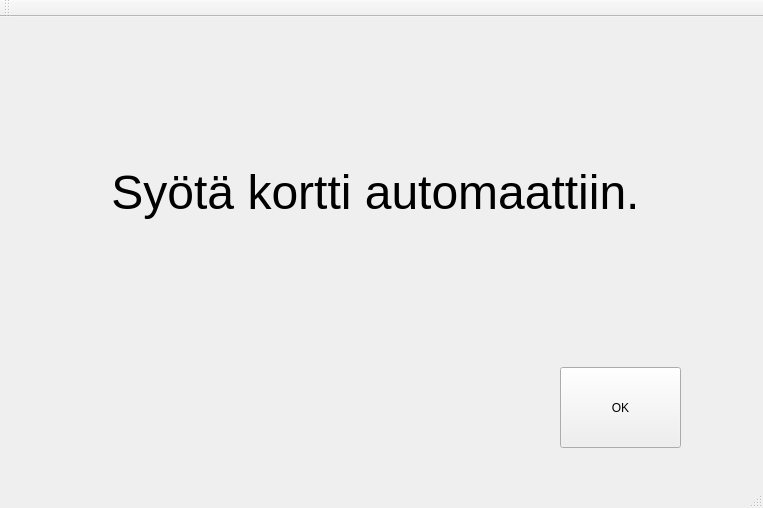
<?xml version="1.0" encoding="UTF-8"?>
<ui version="4.0">
 <class>MainWindow</class>
 <widget class="QMainWindow" name="MainWindow">
  <property name="geometry">
   <rect>
    <x>0</x>
    <y>0</y>
    <width>763</width>
    <height>508</height>
   </rect>
  </property>
  <property name="windowTitle">
   <string>MainWindow</string>
  </property>
  <widget class="QWidget" name="centralWidget">
   <widget class="QLabel" name="label">
    <property name="geometry">
     <rect>
      <x>50</x>
      <y>20</y>
      <width>651</width>
      <height>311</height>
     </rect>
    </property>
    <property name="font">
     <font>
      <pointsize>36</pointsize>
     </font>
    </property>
    <property name="text">
     <string>Syötä kortti automaattiin.</string>
    </property>
    <property name="alignment">
     <set>Qt::AlignCenter</set>
    </property>
   </widget>
   <widget class="QPushButton" name="pushButton_Ok">
    <property name="geometry">
     <rect>
      <x>560</x>
      <y>350</y>
      <width>121</width>
      <height>81</height>
     </rect>
    </property>
    <property name="text">
     <string>OK</string>
    </property>
   </widget>
  </widget>
  <widget class="QMenuBar" name="menuBar">
   <property name="geometry">
    <rect>
     <x>0</x>
     <y>0</y>
     <width>763</width>
     <height>27</height>
    </rect>
   </property>
  </widget>
  <widget class="QToolBar" name="mainToolBar">
   <attribute name="toolBarArea">
    <enum>TopToolBarArea</enum>
   </attribute>
   <attribute name="toolBarBreak">
    <bool>false</bool>
   </attribute>
  </widget>
  <widget class="QStatusBar" name="statusBar"/>
 </widget>
 <layoutdefault spacing="6" margin="11"/>
 <resources/>
 <connections/>
</ui>
